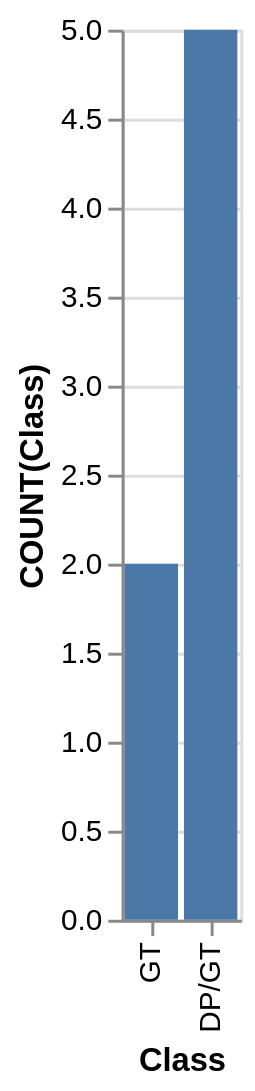

Source (Vega-Lite JSON):
### Vega-Lite specification from a JSON file in a GitHub repository (floating-point values rounded to 4 significant figures)
{"data": {"values": [{"x_data": "GT", "y_data": 2}, {"x_data": "DP/GT", "y_data": 5}]}, "mark": "bar", "encoding": {"x": {"field": "x_data", "type": "nominal", "title": "Class", "sort": "descending"}, "y": {"field": "y_data", "type": "quantitative", "title": "COUNT(Class)"}}}
